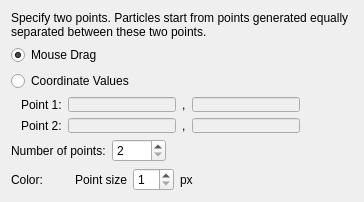
<?xml version="1.0" encoding="UTF-8"?>
<ui version="4.0">
 <class>Post2dWindowNodeVectorParticleGroupUnstructuredDataItem_SettingEditWidget_StartPositionEditWidget</class>
 <widget class="QWidget" name="Post2dWindowNodeVectorParticleGroupUnstructuredDataItem_SettingEditWidget_StartPositionEditWidget">
  <property name="geometry">
   <rect>
    <x>0</x>
    <y>0</y>
    <width>364</width>
    <height>186</height>
   </rect>
  </property>
  <property name="windowTitle">
   <string>Form</string>
  </property>
  <layout class="QVBoxLayout" name="verticalLayout">
   <item>
    <widget class="QLabel" name="startPointDescLabel_2">
     <property name="text">
      <string>Specify two points. Particles start from points generated equally separated between these two points.</string>
     </property>
     <property name="wordWrap">
      <bool>true</bool>
     </property>
    </widget>
   </item>
   <item>
    <widget class="QRadioButton" name="pointsMouseRadioButton">
     <property name="text">
      <string>Mouse Drag</string>
     </property>
     <property name="checked">
      <bool>true</bool>
     </property>
    </widget>
   </item>
   <item>
    <widget class="QRadioButton" name="pointsValuesRadioButton">
     <property name="text">
      <string>Coordinate Values</string>
     </property>
    </widget>
   </item>
   <item>
    <layout class="QHBoxLayout" name="horizontalLayout_6">
     <item>
      <spacer name="horizontalSpacer_6">
       <property name="orientation">
        <enum>Qt::Horizontal</enum>
       </property>
       <property name="sizeType">
        <enum>QSizePolicy::Fixed</enum>
       </property>
       <property name="sizeHint" stdset="0">
        <size>
         <width>10</width>
         <height>20</height>
        </size>
       </property>
      </spacer>
     </item>
     <item>
      <layout class="QGridLayout" name="gridLayout_2">
       <item row="0" column="0">
        <widget class="QLabel" name="point1Label_2">
         <property name="text">
          <string>Point 1:</string>
         </property>
        </widget>
       </item>
       <item row="0" column="1">
        <widget class="RealNumberEditWidget" name="point1XEdit">
         <property name="enabled">
          <bool>false</bool>
         </property>
        </widget>
       </item>
       <item row="0" column="2">
        <widget class="QLabel" name="point1CommaLabel_2">
         <property name="text">
          <string>,</string>
         </property>
        </widget>
       </item>
       <item row="0" column="3">
        <widget class="RealNumberEditWidget" name="point1YEdit">
         <property name="enabled">
          <bool>false</bool>
         </property>
        </widget>
       </item>
       <item row="1" column="0">
        <widget class="QLabel" name="point2Label_2">
         <property name="text">
          <string>Point 2:</string>
         </property>
        </widget>
       </item>
       <item row="1" column="1">
        <widget class="RealNumberEditWidget" name="point2XEdit">
         <property name="enabled">
          <bool>false</bool>
         </property>
        </widget>
       </item>
       <item row="1" column="2">
        <widget class="QLabel" name="point2CommaLabel_2">
         <property name="text">
          <string>,</string>
         </property>
        </widget>
       </item>
       <item row="1" column="3">
        <widget class="RealNumberEditWidget" name="point2YEdit">
         <property name="enabled">
          <bool>false</bool>
         </property>
        </widget>
       </item>
      </layout>
     </item>
     <item>
      <spacer name="horizontalSpacer_7">
       <property name="orientation">
        <enum>Qt::Horizontal</enum>
       </property>
       <property name="sizeHint" stdset="0">
        <size>
         <width>40</width>
         <height>20</height>
        </size>
       </property>
      </spacer>
     </item>
    </layout>
   </item>
   <item>
    <layout class="QHBoxLayout" name="horizontalLayout_7">
     <item>
      <widget class="QLabel" name="numPointsLabel_2">
       <property name="text">
        <string>Number of points:</string>
       </property>
      </widget>
     </item>
     <item>
      <widget class="QSpinBox" name="numPointsSpinBox">
       <property name="minimum">
        <number>2</number>
       </property>
       <property name="maximum">
        <number>1000</number>
       </property>
      </widget>
     </item>
     <item>
      <spacer name="horizontalSpacer_8">
       <property name="orientation">
        <enum>Qt::Horizontal</enum>
       </property>
       <property name="sizeHint" stdset="0">
        <size>
         <width>40</width>
         <height>20</height>
        </size>
       </property>
      </spacer>
     </item>
    </layout>
   </item>
   <item>
    <layout class="QHBoxLayout" name="horizontalLayout_2">
     <item>
      <widget class="QLabel" name="colorLabel_2">
       <property name="text">
        <string>Color:</string>
       </property>
      </widget>
     </item>
     <item>
      <widget class="ColorEditWidget" name="colorWidget"/>
     </item>
     <item>
      <spacer name="horizontalSpacer_5">
       <property name="orientation">
        <enum>Qt::Horizontal</enum>
       </property>
       <property name="sizeType">
        <enum>QSizePolicy::Fixed</enum>
       </property>
       <property name="sizeHint" stdset="0">
        <size>
         <width>13</width>
         <height>20</height>
        </size>
       </property>
      </spacer>
     </item>
     <item>
      <widget class="QLabel" name="pointSizeLabel">
       <property name="text">
        <string>Point size</string>
       </property>
      </widget>
     </item>
     <item>
      <widget class="QSpinBox" name="pointSizeSpinBox">
       <property name="minimum">
        <number>1</number>
       </property>
       <property name="maximum">
        <number>20</number>
       </property>
      </widget>
     </item>
     <item>
      <widget class="QLabel" name="pointSizeUnitLabel">
       <property name="text">
        <string>px</string>
       </property>
      </widget>
     </item>
     <item>
      <spacer name="horizontalSpacer_2">
       <property name="orientation">
        <enum>Qt::Horizontal</enum>
       </property>
       <property name="sizeHint" stdset="0">
        <size>
         <width>40</width>
         <height>20</height>
        </size>
       </property>
      </spacer>
     </item>
    </layout>
   </item>
  </layout>
 </widget>
 <customwidgets>
  <customwidget>
   <class>ColorEditWidget</class>
   <extends>QLabel</extends>
   <header>guibase/widget/coloreditwidget.h</header>
   <container>1</container>
  </customwidget>
  <customwidget>
   <class>RealNumberEditWidget</class>
   <extends>QLineEdit</extends>
   <header>guibase/widget/realnumbereditwidget.h</header>
  </customwidget>
 </customwidgets>
 <resources/>
 <connections>
  <connection>
   <sender>pointsValuesRadioButton</sender>
   <signal>toggled(bool)</signal>
   <receiver>point1XEdit</receiver>
   <slot>setEnabled(bool)</slot>
   <hints>
    <hint type="sourcelabel">
     <x>52</x>
     <y>66</y>
    </hint>
    <hint type="destinationlabel">
     <x>84</x>
     <y>89</y>
    </hint>
   </hints>
  </connection>
  <connection>
   <sender>pointsValuesRadioButton</sender>
   <signal>toggled(bool)</signal>
   <receiver>point2XEdit</receiver>
   <slot>setEnabled(bool)</slot>
   <hints>
    <hint type="sourcelabel">
     <x>34</x>
     <y>68</y>
    </hint>
    <hint type="destinationlabel">
     <x>78</x>
     <y>110</y>
    </hint>
   </hints>
  </connection>
  <connection>
   <sender>pointsValuesRadioButton</sender>
   <signal>toggled(bool)</signal>
   <receiver>point1YEdit</receiver>
   <slot>setEnabled(bool)</slot>
   <hints>
    <hint type="sourcelabel">
     <x>200</x>
     <y>66</y>
    </hint>
    <hint type="destinationlabel">
     <x>219</x>
     <y>90</y>
    </hint>
   </hints>
  </connection>
  <connection>
   <sender>pointsValuesRadioButton</sender>
   <signal>toggled(bool)</signal>
   <receiver>point2YEdit</receiver>
   <slot>setEnabled(bool)</slot>
   <hints>
    <hint type="sourcelabel">
     <x>184</x>
     <y>72</y>
    </hint>
    <hint type="destinationlabel">
     <x>209</x>
     <y>114</y>
    </hint>
   </hints>
  </connection>
 </connections>
</ui>
